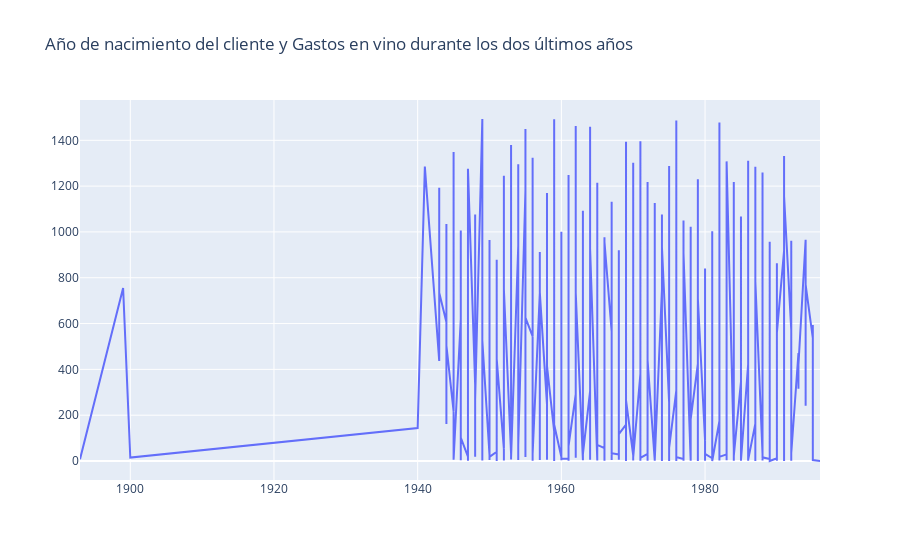

Here is the notebook cell this chart was saved with:
### Markdown cell above
### Ejercicio 3
Utiliza `plotly` para realizar un gráfico de dispersión que permita visualizar la relación que existe entre las variables 'Year_Birth' y 'MntWines'.

### Code cell
# YOUR CODE HERE
mercadeo_byyear = mercadeo.sort_values('Year_Birth')
fig = go.Figure(data=[go.Scatter(x=mercadeo_byyear['Year_Birth'], y=mercadeo_byyear['MntWines'])], 
                layout = go.Layout(title = "Año de nacimiento del cliente y Gastos en vino durante los dos últimos años"))
fig.show()

### Figure 1 — Plotly figure (JSON) as saved in the notebook; plotly's stock layout.template omitted (floating-point values rounded to 4 significant figures; data arrays with more than 128 entries replaced by an {"elided": "..."} marker saying what was removed)
{"data": [{"type": "scatter", "x": {"elided": "2240 int values"}, "y": {"elided": "2240 int values"}}], "layout": {"title": {"text": "Año de nacimiento del cliente y Gastos en vino durante los dos últimos años"}}}
